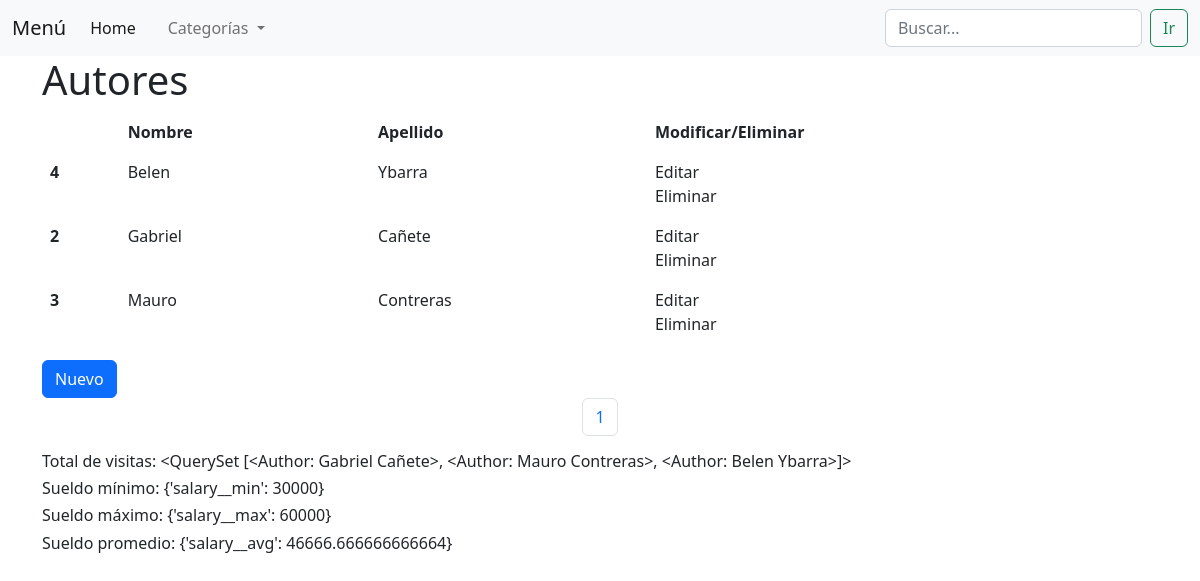
Page /autores on the earlier database version.
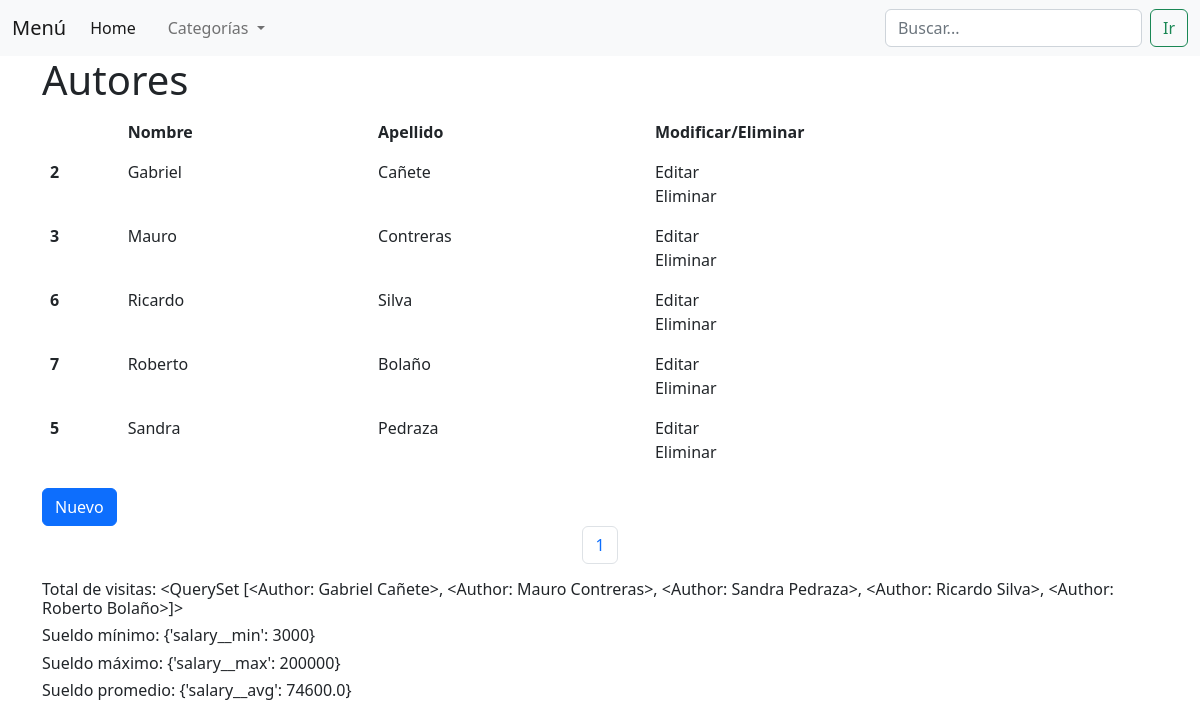
Same page on the later database version.
### blog/models.py (models this page shows)
class Author(models.Model):
    name = models.CharField('Nombre', max_length=100)
    last_name = models.CharField('Apellido', max_length=100)
    document = models.IntegerField('DNI')
    salary = models.IntegerField('Sueldo')
    date_birth = models.DateTimeField(
        'Fecha de nacimiento',
        blank=True,
        null=True,
        default=timezone.now
    )
    class Meta:
        verbose_name = 'Autor'
        verbose_name_plural = 'Autores'
    def __str__(self):
        return self.name + ' ' + self.last_name
    objects = AuthorSalaryManager()

### blog/views.py (the view)
# urls.py: path('autores', views.AuthorListView.as_view(), name='autores'),
class AuthorListView(ListView):
    template_name = "autores/autores.html"
    paginate_by = 5
    ordering = 'name'
    model = Author
    context_object_name = 'creador'
    def get_context_data(self, **kwargs):
        context = super().get_context_data(**kwargs)
        context["cont_visit"] = Author.objects.contar_visitas()
        context["sueldo_min"] = Author.objects.calcular_sueldo_min()
        context["sueldo_max"] = Author.objects.calcular_sueldo_max()
        context["sueldo_promedio"] = Author.objects.calcular_sueldo_promedio()
        return context

### blog/managers.py (called while the page is built)
    def contar_visitas(self):
        resultado = self.annotate(
            num_visitas=Count('id')
        )
        return resultado

    def calcular_sueldo_max(self):
        resultado = self.aggregate(Max('salary'))
        return resultado

    def calcular_sueldo_min(self):
        resultado = self.aggregate(Min('salary'))
        return resultado

    def calcular_sueldo_promedio(self):
        resultado = self.aggregate(Avg('salary'))
        return resultado

### blog/templates/autores/autores.html (shortened to what this page needs)
{% extends 'base.html' %}
{% block content %}
{% include 'includes/header.html' %}
    <div class="container">
        <h1>Autores</h1>
    </div>
    <div class="container">
        <table class="table table-borderless">
            <thead>
            <tr>
                <th scope="col"></th>
                <th scope="col">Nombre</th>
                <th scope="col">Apellido</th>
                <th scope="col">Modificar/Eliminar</th>
            </tr>
            </thead>
            <tbody>
                {% for a in creador %}
            <tr>
                <th scope="row">{{a.id}}</th>
                <td>{{a.name}}</td>
                <td>{{a.last_name}}</td>
                <td>
                    <a class="nav-link" href="{% url 'urls_app:modificar-autor' a.id %}">Editar</a>
                    <a class="nav-link" href="{% url 'urls_app:eliminar-autor' a.id %}">Eliminar</a>
                </td>
            </tr>
            {% endfor %}
            </tbody>
        </table>
    </div>
    <div class="container">
        <a class="btn btn-primary" href="nuevo_autor">Nuevo</a>
    </div>
    <nav aria-label="Page navigation example">
        <ul class="pagination justify-content-center">
            {% for pagina in paginator.page_range %}
            <li class="page-item">
                <a class="page-link" href="?page={{pagina}}"> {{pagina}} </a>
            </li>
            {% endfor %}
        </ul>
    </nav>
    <div class="container">
        <h6>Total de visitas: {{cont_visit}} </h6>
        <h6>Sueldo mínimo: {{sueldo_min}} </h6>
        <h6>Sueldo máximo: {{sueldo_max}} </h6>
        <h6>Sueldo promedio: {{sueldo_promedio}} </h6>
    </div>
{% endblock content %}

### blog/templates/base.html (shortened to what this page needs)
<!DOCTYPE html>
<html lang="en">
<head>
    <link href="https://cdn.jsdelivr.net/npm/bootstrap@5.2.3/dist/css/bootstrap.min.css" rel="stylesheet">
</head>
<body>
    {% block content %}
    {% endblock content %}
</body>
</html>

### blog/templates/includes/header.html (shortened to what this page needs)
<nav class="navbar navbar-expand-lg bg-light">
    <div class="container-fluid">
      <a class="navbar-brand" href="#">Menú</a>
      <div class="collapse navbar-collapse" id="navbarSupportedContent">
        <ul class="navbar-nav me-auto mb-2 mb-lg-0">
          <li class="nav-item">
            <a class="nav-link active" aria-current="page" href="/">Home</a>
          </li>
          <li class="nav-item">
            <a class="nav-link" href="#"></a>
          </li>
          <li class="nav-item dropdown">
            <a class="nav-link dropdown-toggle" href="#" role="button" data-bs-toggle="dropdown" aria-expanded="false">
              Categorías
            </a>
          </li>
          <li class="nav-item">
            <a class="nav-link disabled"></a>
          </li>
        </ul>
        <form class="d-flex" role="search" method="get">
          <input class="form-control me-2" type="search" name="kword" id="kword" placeholder="Buscar..." aria-label="Search">
          <button class="btn btn-outline-success" type="submit">Ir</button>
        </form>
      </div>
    </div>
  </nav>

Differences in the rows shown:
removed Author: id "4", name "Belen", last_name "Ybarra"
computed for Author "Gabriel": name+last_name "<QuerySet [<Author: Gabriel Cañete>, <Author: Mauro Contreras>, <Author: Belen Ybarra>]>" → "<QuerySet [<Author: Gabriel Cañete>, <Author: Mauro Contreras>, <Author: Sandra Pedraza>, <Author: Ricardo Silva>, <Author: Roberto Bolaño>]>"
added Author: id "6", name "Ricardo", last_name "Silva"
added Author: id "7", name "Roberto", last_name "Bolaño"
added Author: id "5", name "Sandra", last_name "Pedraza"
Other differences:
{{ sueldo_min }}: "{'salary__min': 30000}" → "{'salary__min': 3000}"
{{ sueldo_max }}: "{'salary__max': 60000}" → "{'salary__max': 200000}"
{{ sueldo_promedio }}: "{'salary__avg': 46666.666666666664}" → "{'salary__avg': 74600.0}"
